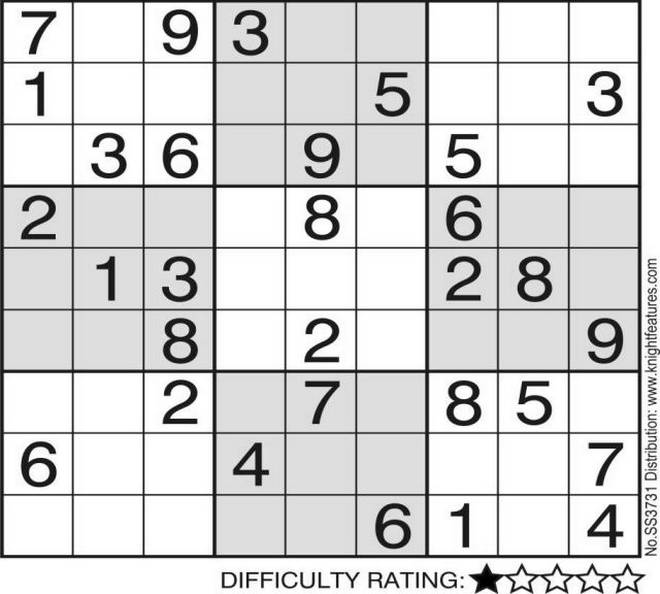
#> input picture sudoku.jpg, 660 x 594 px, found by its file name
$ python Adaptive_thresh_opencv.py
#> lines starting #> are read from the running program, lines starting #| are printed output that depends on the picture; after the words box and inside, x2 and y2 are one past the last pixel; in counts of white or black regions, pixels touching at a corner belong together
# -*- coding: utf-8 -*-
"""
Created on Thu Oct 18 00:19:58 2018

@author: MD SAIF UDDIN
"""
#adaptive thresholding is done on lightning up the image and it is important for segmentation out

import cv2

img = cv2.imread("C:\\Users\\SAMEER\\Desktop\\sudoku.jpg", 0)
#> img is the input picture: shape (594, 660); min 0, max 255, mean 212.8
cv2.imshow("Original", img)

ret, thresh_basic = cv2.threshold(img, 70, 255, cv2.THRESH_BINARY)
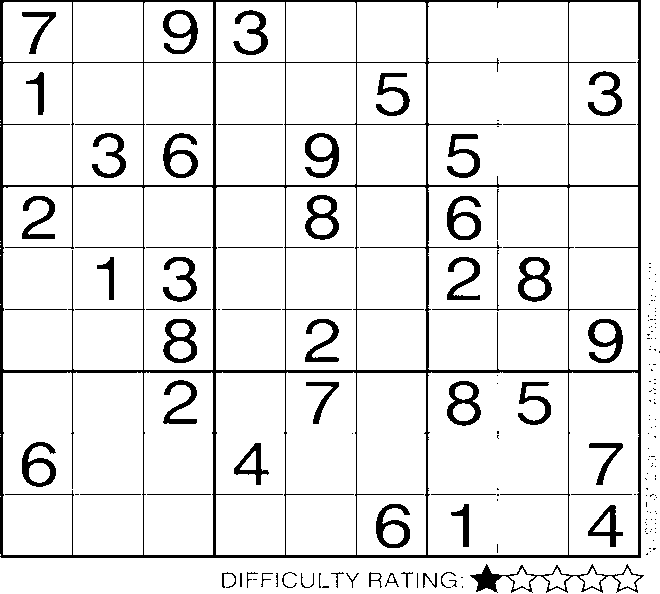
#> thresh_basic: shape (594, 660); 90.5% white; 172 black regions (113 under 20 px), largest, box (x1, y1, x2, y2) and area: (0, 0, 641, 558) 17872, (470, 564, 644, 593) 1039, (518, 257, 552, 302) 691
cv2.imshow("Binary", thresh_basic)

thres_adapt = cv2.adaptiveThreshold(img, 255, cv2.ADAPTIVE_THRESH_GAUSSIAN_C, cv2.THRESH_BINARY, 115, 1)
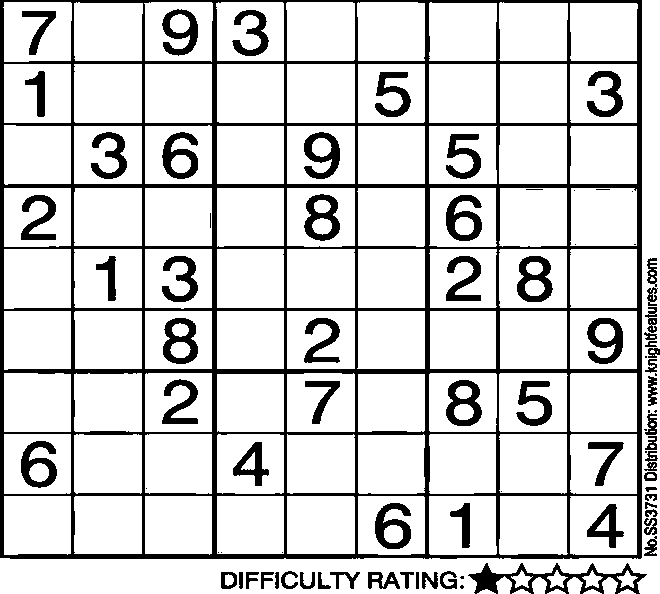
#> thres_adapt: shape (594, 660); 82.7% white; 84 black regions (20 under 20 px), largest, box (x1, y1, x2, y2) and area: (0, 0, 642, 559) 40063, (468, 563, 647, 594) 1908, (517, 256, 553, 302) 889
cv2.imshow("Adaptive Threshold", thres_adapt)

cv2.waitKey(0)
cv2.destroyAllWindows()
